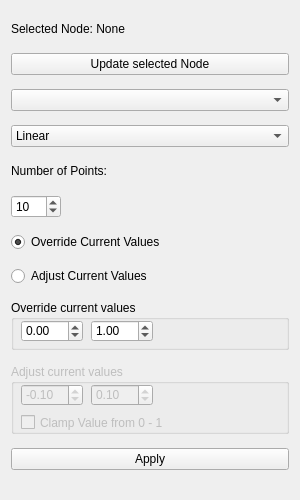
<?xml version="1.0" encoding="UTF-8"?>
<ui version="4.0">
 <class>Form</class>
 <widget class="QWidget" name="Form">
  <property name="enabled">
   <bool>true</bool>
  </property>
  <property name="geometry">
   <rect>
    <x>0</x>
    <y>0</y>
    <width>300</width>
    <height>500</height>
   </rect>
  </property>
  <property name="sizePolicy">
   <sizepolicy hsizetype="Preferred" vsizetype="Preferred">
    <horstretch>0</horstretch>
    <verstretch>0</verstretch>
   </sizepolicy>
  </property>
  <property name="minimumSize">
   <size>
    <width>0</width>
    <height>0</height>
   </size>
  </property>
  <property name="maximumSize">
   <size>
    <width>300</width>
    <height>600</height>
   </size>
  </property>
  <property name="windowTitle">
   <string>LEO Random Ramp</string>
  </property>
  <property name="windowOpacity">
   <double>1.000000000000000</double>
  </property>
  <property name="locale">
   <locale language="English" country="UnitedStates"/>
  </property>
  <layout class="QVBoxLayout" name="verticalLayout">
   <item>
    <widget class="QLabel" name="label_node_name">
     <property name="maximumSize">
      <size>
       <width>16777215</width>
       <height>20</height>
      </size>
     </property>
     <property name="text">
      <string>Selected Node: None</string>
     </property>
    </widget>
   </item>
   <item>
    <widget class="QPushButton" name="button_update_node">
     <property name="text">
      <string>Update selected Node</string>
     </property>
    </widget>
   </item>
   <item>
    <widget class="QComboBox" name="dropdown_parm"/>
   </item>
   <item>
    <widget class="QComboBox" name="dropdown_basis">
     <item>
      <property name="text">
       <string>Linear</string>
      </property>
     </item>
     <item>
      <property name="text">
       <string>Constant</string>
      </property>
     </item>
     <item>
      <property name="text">
       <string>CatmullRom</string>
      </property>
     </item>
     <item>
      <property name="text">
       <string>MonotoneCubic</string>
      </property>
     </item>
     <item>
      <property name="text">
       <string>Bezier</string>
      </property>
     </item>
     <item>
      <property name="text">
       <string>BSpline</string>
      </property>
     </item>
     <item>
      <property name="text">
       <string>Hermite</string>
      </property>
     </item>
    </widget>
   </item>
   <item>
    <widget class="QLabel" name="label">
     <property name="maximumSize">
      <size>
       <width>16777215</width>
       <height>20</height>
      </size>
     </property>
     <property name="text">
      <string>Number of Points:</string>
     </property>
    </widget>
   </item>
   <item>
    <widget class="QSpinBox" name="value_samples">
     <property name="maximumSize">
      <size>
       <width>50</width>
       <height>16777215</height>
      </size>
     </property>
     <property name="minimum">
      <number>1</number>
     </property>
     <property name="maximum">
      <number>999</number>
     </property>
     <property name="value">
      <number>10</number>
     </property>
    </widget>
   </item>
   <item>
    <widget class="QRadioButton" name="radiobutton_override">
     <property name="text">
      <string>Override Current Values</string>
     </property>
     <property name="checked">
      <bool>true</bool>
     </property>
    </widget>
   </item>
   <item>
    <widget class="QRadioButton" name="radiobutton_adjust">
     <property name="text">
      <string>Adjust Current Values</string>
     </property>
     <property name="checked">
      <bool>false</bool>
     </property>
    </widget>
   </item>
   <item>
    <widget class="QGroupBox" name="override_box">
     <property name="enabled">
      <bool>true</bool>
     </property>
     <property name="maximumSize">
      <size>
       <width>16777215</width>
       <height>50</height>
      </size>
     </property>
     <property name="title">
      <string>Override current values</string>
     </property>
     <property name="checkable">
      <bool>false</bool>
     </property>
     <widget class="QDoubleSpinBox" name="value_set_max">
      <property name="geometry">
       <rect>
        <x>80</x>
        <y>20</y>
        <width>62</width>
        <height>22</height>
       </rect>
      </property>
      <property name="cursor">
       <cursorShape>ArrowCursor</cursorShape>
      </property>
      <property name="buttonSymbols">
       <enum>QAbstractSpinBox::UpDownArrows</enum>
      </property>
      <property name="minimum">
       <double>-99.989999999999995</double>
      </property>
      <property name="singleStep">
       <double>0.100000000000000</double>
      </property>
      <property name="value">
       <double>1.000000000000000</double>
      </property>
     </widget>
     <widget class="QDoubleSpinBox" name="value_set_min">
      <property name="geometry">
       <rect>
        <x>10</x>
        <y>20</y>
        <width>62</width>
        <height>22</height>
       </rect>
      </property>
      <property name="cursor">
       <cursorShape>ArrowCursor</cursorShape>
      </property>
      <property name="buttonSymbols">
       <enum>QAbstractSpinBox::UpDownArrows</enum>
      </property>
      <property name="minimum">
       <double>-99.989999999999995</double>
      </property>
      <property name="singleStep">
       <double>0.100000000000000</double>
      </property>
      <property name="value">
       <double>0.000000000000000</double>
      </property>
     </widget>
    </widget>
   </item>
   <item>
    <widget class="QGroupBox" name="adjust_box">
     <property name="enabled">
      <bool>false</bool>
     </property>
     <property name="maximumSize">
      <size>
       <width>16777215</width>
       <height>70</height>
      </size>
     </property>
     <property name="title">
      <string>Adjust current values</string>
     </property>
     <widget class="QCheckBox" name="checkbox_adjust_clamp">
      <property name="geometry">
       <rect>
        <x>10</x>
        <y>50</y>
        <width>151</width>
        <height>17</height>
       </rect>
      </property>
      <property name="text">
       <string>Clamp Value from 0 - 1</string>
      </property>
     </widget>
     <widget class="QDoubleSpinBox" name="value_adjust_min">
      <property name="geometry">
       <rect>
        <x>10</x>
        <y>20</y>
        <width>62</width>
        <height>22</height>
       </rect>
      </property>
      <property name="frame">
       <bool>true</bool>
      </property>
      <property name="buttonSymbols">
       <enum>QAbstractSpinBox::UpDownArrows</enum>
      </property>
      <property name="minimum">
       <double>-99.989999999999995</double>
      </property>
      <property name="value">
       <double>-0.100000000000000</double>
      </property>
     </widget>
     <widget class="QDoubleSpinBox" name="value_adjust_max">
      <property name="geometry">
       <rect>
        <x>80</x>
        <y>20</y>
        <width>62</width>
        <height>22</height>
       </rect>
      </property>
      <property name="cursor">
       <cursorShape>ArrowCursor</cursorShape>
      </property>
      <property name="buttonSymbols">
       <enum>QAbstractSpinBox::UpDownArrows</enum>
      </property>
      <property name="minimum">
       <double>-99.989999999999995</double>
      </property>
      <property name="value">
       <double>0.100000000000000</double>
      </property>
     </widget>
    </widget>
   </item>
   <item>
    <widget class="QPushButton" name="button_apply">
     <property name="text">
      <string>Apply</string>
     </property>
    </widget>
   </item>
  </layout>
 </widget>
 <tabstops>
  <tabstop>dropdown_parm</tabstop>
 </tabstops>
 <resources/>
 <connections>
  <connection>
   <sender>radiobutton_override</sender>
   <signal>toggled(bool)</signal>
   <receiver>override_box</receiver>
   <slot>setEnabled(bool)</slot>
   <hints>
    <hint type="sourcelabel">
     <x>144</x>
     <y>148</y>
    </hint>
    <hint type="destinationlabel">
     <x>157</x>
     <y>197</y>
    </hint>
   </hints>
  </connection>
  <connection>
   <sender>radiobutton_adjust</sender>
   <signal>toggled(bool)</signal>
   <receiver>adjust_box</receiver>
   <slot>setEnabled(bool)</slot>
   <hints>
    <hint type="sourcelabel">
     <x>93</x>
     <y>174</y>
    </hint>
    <hint type="destinationlabel">
     <x>100</x>
     <y>249</y>
    </hint>
   </hints>
  </connection>
 </connections>
</ui>
